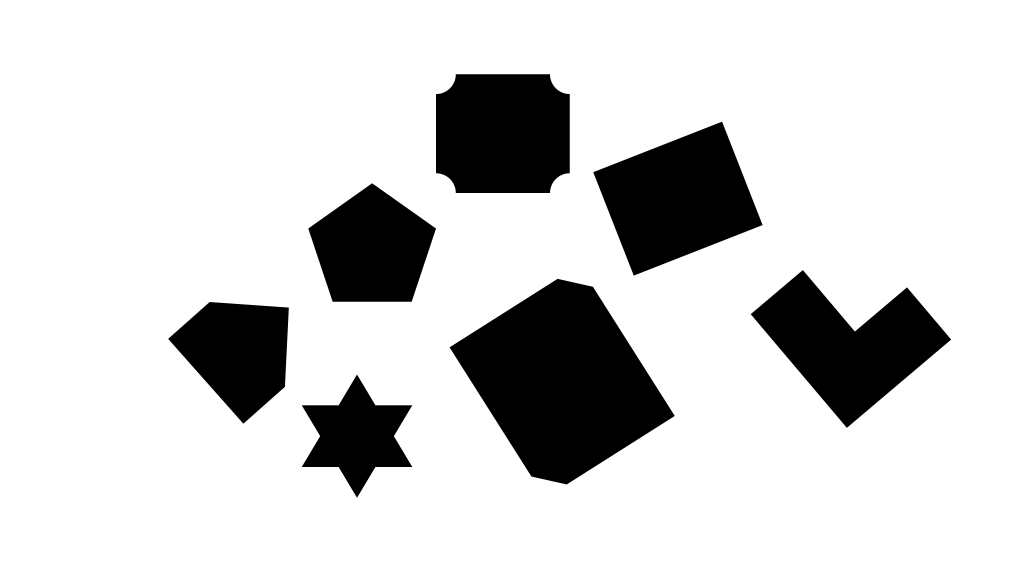
%> input picture EF-Astar/pictures/result.png, 4093 x 2303 px (shown at 1/4 size)
$ octave --eval "result = expansion(imread('pictures/result.png'));"   (GNU Octave 9; MATLAB toolbox functions it lacks are replaced by stand-ins)
%> lines starting %> are read from the running program, lines starting %| are printed output that depends on the picture; in (x1, y1, x2, y2) boxes, pixels count from 0 and x2, y2 are one past the last pixel; in counts of white or black regions, pixels touching at a corner belong together; the program's own positions count from 1
function grayImage = expansion(grayImage)


  % 1. 读取.png灰度图片
  %grayImage = imread('result.png'); % 替换为你的图片文件名

  % 2. 将灰度图片转换为二值图像（如果需要）


  grayImage = rgb2gray(grayImage);
%   grayImage = imresize(grayImage, 0.1);

  grayImage = 255-grayImage;
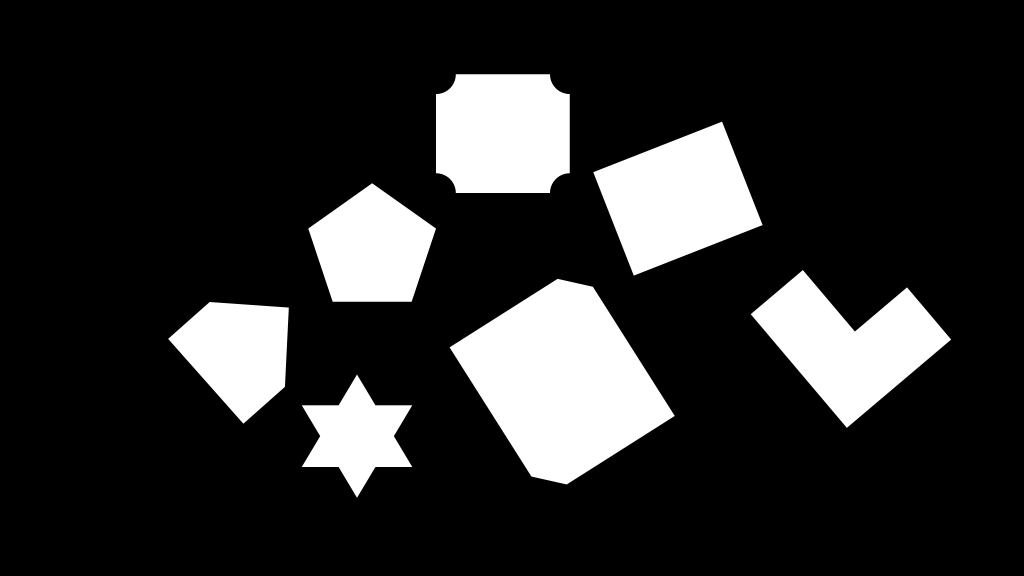
%> grayImage: size 2303x4093 uint8 (shown at 1/4 size); min 0, max 255, mean 42.6
  % 选择一个阈值来二值化图像
  threshold = 0; % 你可以根据图片内容选择合适的阈值
  binaryImage = grayImage > threshold; % 将灰度值大于阈值的像素设为true（1），其余为false（0）
%> binaryImage: size 2303x4093 logical; 16.7% white; 7 white regions, largest, box (x1, y1, x2, y2) and area: (1798, 1115, 2699, 1938) 429215, (2373, 486, 3051, 1103) 246851, (3002, 1080, 3805, 1712) 238538

  % 3. 定义一个结构元素
  se = strel('disk', 30); % 半径为2的圆盘形结构元素，你可以根据需要调整大小
  % 或者使用方形结构元素
  %se = strel('square', 100); % 3x3的方形结构元素

  % 4. 使用imdilate函数进行膨胀操作
  dilatedImage = imdilate(binaryImage, se);
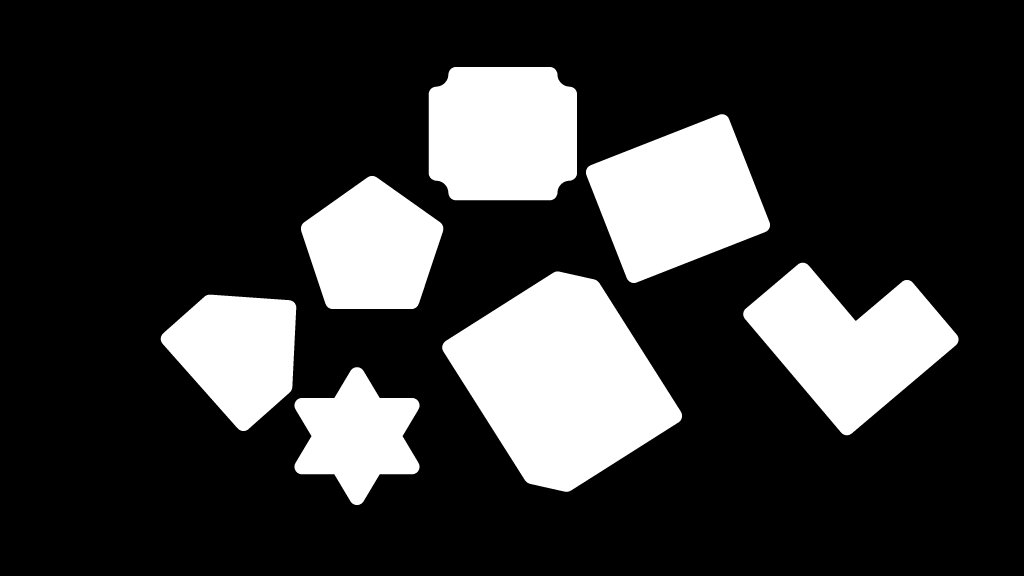
%> dilatedImage: size 2303x4093 logical (shown at 1/4 size); 21.1% white; 7 white regions, largest, box (x1, y1, x2, y2) and area: (1769, 1086, 2728, 1967) 506429, (2344, 457, 3080, 1132) 308167, (2973, 1051, 3834, 1741) 308023
  %dilatedImage = - dilatedImage;

  dilatedImage = 1-dilatedImage;

  grayImage = dilatedImage * 128;

end
